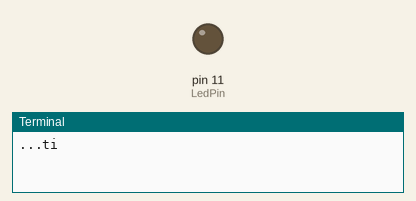
This program was run on a simulated Raspberry Pi (header pin numbers). Shown: output pins drawn as LEDs (lit = HIGH), the last lines printed to the terminal.

Above: at 0.15 s.
At 5.9 s:
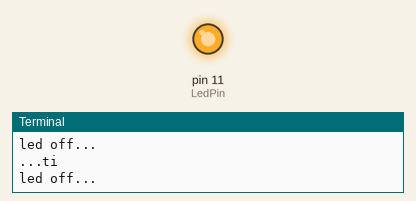
Timing chart, 0 to 8.2 s (numbered marks = the images above):
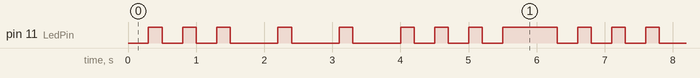

Measured:
- by itself, pin 11 (LedPin): repeats every 6.3 s: 2 × (LOW 0.30 s, HIGH 0.20 s), 3 × (LOW 0.70 s, HIGH 0.20 s), 2 × (LOW 0.30 s, HIGH 0.20 s), LOW 0.30 s, HIGH 0.80 s, LOW 0.30 s, HIGH 0.20 s
- by itself, everything shown: repeats every 6.3 s, in 18 steps

The program:

led.py
```python
import RPi.GPIO as GPIO
import time

LedPin = 11    # pin11

GPIO.setmode(GPIO.BOARD)       # Numbers pins by physical location
GPIO.setup(LedPin, GPIO.OUT)   # Set pin mode as output
GPIO.output(LedPin, GPIO.HIGH)  # Set pin to high(+3.3V) to off the led

try:
    while True:
        print('...ti')
        GPIO.output(LedPin, GPIO.LOW)  # led on
        time.sleep(0.3)
        print('led off...')
        GPIO.output(LedPin, GPIO.HIGH)  # led off
        time.sleep(0.2)
        print('...ti')
        GPIO.output(LedPin, GPIO.LOW)  # led on
        time.sleep(0.3)
        print('led off...')
        GPIO.output(LedPin, GPIO.HIGH)  # led off
        time.sleep(0.2)
        print('...ti')
        GPIO.output(LedPin, GPIO.LOW)  # led on
        time.sleep(0.3)
        print('led off...')
        GPIO.output(LedPin, GPIO.HIGH)  # led off
        time.sleep(0.2)
        print('...taa')
        GPIO.output(LedPin, GPIO.LOW)  # led on
        time.sleep(0.7)
        print('led off...')
        GPIO.output(LedPin, GPIO.HIGH)  # led off
        time.sleep(0.2)
        print('...taa')
        GPIO.output(LedPin, GPIO.LOW)  # led on
        time.sleep(0.7)
        print('led off...')
        GPIO.output(LedPin, GPIO.HIGH)  # led off
        time.sleep(0.2)
        print('...taa')
        GPIO.output(LedPin, GPIO.LOW)  # led on
        time.sleep(0.7)
        print('led off...')
        GPIO.output(LedPin, GPIO.HIGH)  # led off
        time.sleep(0.2)
        print('...ti')
        GPIO.output(LedPin, GPIO.LOW)  # led on
        time.sleep(0.3)
        print('led off...')
        GPIO.output(LedPin, GPIO.HIGH)  # led off
        time.sleep(0.2)
        print('...ti')
        GPIO.output(LedPin, GPIO.LOW)  # led on
        time.sleep(0.3)
        print('led off...')
        GPIO.output(LedPin, GPIO.HIGH)  # led off
        time.sleep(0.2)
        print('...ti')
        GPIO.output(LedPin, GPIO.LOW)  # led on
        time.sleep(0.3)
        print('led off...')
        GPIO.output(LedPin, GPIO.HIGH)  # led off
        time.sleep(0.8)
# When 'Ctrl+C' is pressed, the flowing code will be  executed.
except KeyboardInterrupt:
    GPIO.output(LedPin, GPIO.HIGH)   # led off
    GPIO.cleanup()
```
